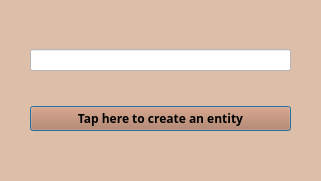
<?xml version="1.0" encoding="UTF-8"?>
<ui version="4.0">
 <class>Entity_create</class>
 <widget class="QDialog" name="Entity_create">
  <property name="geometry">
   <rect>
    <x>0</x>
    <y>0</y>
    <width>321</width>
    <height>181</height>
   </rect>
  </property>
  <property name="windowTitle">
   <string>Dialog</string>
  </property>
  <property name="styleSheet">
   <string notr="true">background-color: #ddbea9;</string>
  </property>
  <widget class="QWidget" name="layoutWidget">
   <property name="geometry">
    <rect>
     <x>30</x>
     <y>20</y>
     <width>261</width>
     <height>141</height>
    </rect>
   </property>
   <layout class="QVBoxLayout" name="verticalLayout">
    <item>
     <widget class="QLineEdit" name="lineEdit">
      <property name="styleSheet">
       <string notr="true">background-color: #FFFFFF;</string>
      </property>
     </widget>
    </item>
    <item>
     <widget class="QPushButton" name="pushButton_create">
      <property name="font">
       <font>
        <family>Microsoft JhengHei</family>
        <weight>75</weight>
        <bold>true</bold>
       </font>
      </property>
      <property name="styleSheet">
       <string notr="true">background-color: #B97550;</string>
      </property>
      <property name="text">
       <string>Tap here to create an entity</string>
      </property>
     </widget>
    </item>
   </layout>
  </widget>
 </widget>
 <resources/>
 <connections/>
</ui>
